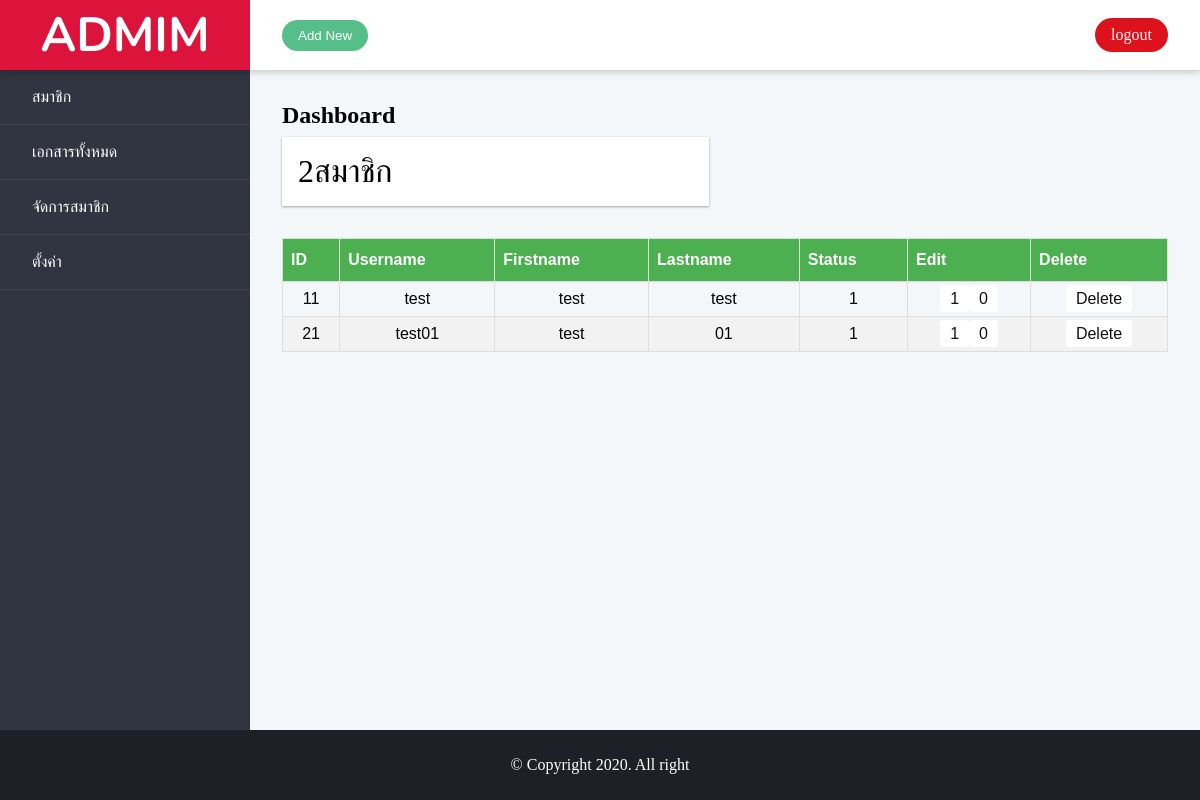
Page /admin_manage.php on the committed database.
### tables this page shows
CREATE TABLE `tb_user` (
  `id` int(11) NOT NULL,
  `username` varchar(255) NOT NULL,
  `password` varchar(255) NOT NULL,
  `firstname` varchar(255) NOT NULL,
  `lastname` varchar(255) NOT NULL,
  `regdata` timestamp NULL DEFAULT current_timestamp(),
  `status` tinyint(1) DEFAULT 0
);

### functions.php (called while the page is built, shortened)
<?php
    class DB_con {
        function __construct() {
            $conn = mysqli_connect(DB_SERVER,DB_USER,DB_PASS,DB_NAME);
            $this->dbcon = $conn;
        }
        public function fetchdata() {
            $result = mysqli_query($this->dbcon, "SELECT * FROM tb_user");
            return $result;
        }
        public function sumuser() {
        $sumuser = mysqli_query($this->dbcon,"SELECT  * from tb_user");
        return $sumuser;
    }
    }
?>

### admin_manage.php (the view, shortened to what this page needs)
<!DOCTYPE html>
<html lang="en">
<head>
    <link rel="stylesheet" href="css/style.css">
</head>
<body>
    <div class="admin">
        <header class="admin__header">
            <a href="#" class="logo">
            <h1>Admim</h1>
        </a>
            <div class="toolbar">
                <button class="btn btn--primary">Add New </button>
                <a href="admin_logout.php" class="logout">logout</a>
            </div>
        </header>
        <nav class="admin__nav">
            <ul class="menu">
                <li class="menu__item">
                    <a href="admin_index.php" class="menu__link">สมาชิก</a>
                </li>
                <li class="menu__item">
                    <a href="admin_document.php" class="menu__link">เอกสารทั้งหมด</a>
                </li>
                <li class="menu__item">
                    <a href="admin_manage.php" class="menu__link">จัดการสมาชิก</a>
                </li>
                <li class="menu__item">
                    <a href="" class="menu__link">ตั้งค่า</a>
                </li>
            </ul>
        </nav>
        <main class="admin__main">
            <h2>Dashboard</h2>
            <div class="dashboard">
                <div class="dashboard__item">
                    <div class="card">
                    <?php
                            include_once('functions.php');
                            $fetchdata = new DB_con();
                            $result = $fetchdata->sumuser();
                            echo  mysqli_num_rows($result). 'สมาชิก' ;
                    ?>
                    </div>
                </div>
                <div class="dashboard__item dashboard__item--full">
                    <table id="customers">
                        <tr>
                          <th>ID</th>
                          <th>Username</th>
                          <th>Firstname</th>
                          <th>Lastname</th>
                          <th>Status</th>
                          <th>Edit</th>
                          <th>Delete</th>
                        </tr>
                        <tbody>
                          <?php
                          include_once('functions.php');
                          $fetchdata = new DB_con();
                          $result = $fetchdata->fetchdata();
                          while($row = mysqli_fetch_array($result)) {
                      ?>
                              <tr>
                                  <td><?php echo $row['id']; ?></td>
                                  <td><?php echo $row['username']; ?></td>
                                  <td><?php echo $row['firstname']; ?></td>
                                  <td><?php echo $row['lastname']; ?></td>
                                  <td><?php echo $row['status']; ?></td>
                                  <td><a href="update_user.php?id=<?php echo $row['id'];?>" class="edit-btn">1</a><a href="update_user2.php?id=<?php echo $row['id'];?>" class="edit-btn">0</a></td>
                                  <td><a href="delete.php?del=<?php echo $row['id'];?>" class="delete-btn">Delete</a></td>
                              </tr>
                      <?php
                           }
                      ?>
                      </tbody>
                      </table>
                </div>
            </div>
        </main>
        <footer class="admin__footer">
            © Copyright 2020. All right
        </footer>
    </div>
</body>
</html>

### css/style.css (style rules this page uses)
* { margin: 0%; padding: 0; box-sizing: border-box; }
body { height: 100%; overflow: hidden; }
.admin { --spacing: 1re,; display: grid; height: 100vh; grid-template-rows:70px 1fr 70px ; grid-template-columns: 250px 1fr; grid-template-areas: "header header" "nav main" "footer footer"; }
.admin__header { display: flex; flex-basis: 100%; grid-area: header; height: 70px; background-color: white; box-shadow: 0 3px 6px rgba(0, 0, 0, 0.16); position: relative; }
.admin__nav { flex: 0 0 250px; grid-area: nav; background-color: #313541; }
.admin__main { flex: 1; grid-area: main; padding: var(--spacing); overflow-y: auto; overflow-x: hidden; -webkit-overflow-scrolling: touch; background-color: #f4f7fa; }
.admin__footer { display: flex; grid-area: footer; flex-basis: 100%; justify-content: center; align-items: center; height: 70px; padding: 0 var(--spacing); color: #fff; background-color: #1d2127; }
td { text-align: center; }
td a.edit-btn { border: 0; background: white; border-radius: 0.25rem; cursor: pointer; padding: 5px 10px; color: #111; transition: .3s ease-in-out; }
td a.delete-btn { border: 0; background: white; border-radius: 0.25rem; cursor: pointer; padding: 5px 10px; color: #111; transition: .3s ease-in-out; }
@media only screen and (min-width: 48rem) { .admin { --spacing: 2rem; } }
.dashboard { --column-count: 2; display: flex; flex-wrap: wrap; margin: 0 calc(var(--spacing) * -0.5); display: grid; grid-template-columns: repeat(var(--column-count), 1fr); grid-gap: var(--spacing); }
.dashboard__item { flex: 1 1 50%; grid-column-end: span 2; padding: calc(var(--spacing) / 2); }
.dashboard__item--full { flex-basis: 100%; grid-column: 1 / -1; }
@media only screen and (min-width: 48rem) { .dashboard { --column-count: 4; } }
a { color: #dc5a60; text-decoration: none; }
.logo { display: flex; flex: 0 0 250px; height: 70px; justify-content: center; align-items: center; position: relative; margin: 0; color: white; background-color: #DC143C; font-size: 1rem; }
.logo h1 { margin: 0; }
.toolbar { display: flex; flex: 1; justify-content: space-between; align-items: center; padding: 0 var(--spacing); }
.menu { list-style: none; padding: 0; }
.menu__item { border-bottom: 1px solid rgba(255,255,255,0.07); }
.menu__link { display: block; padding: 1rem 2rem; color: #76808f; text-decoration: none; transition: .4s; }
.card { height: 100%; padding: 1rem; font-size: 2rem; font-weight: 300; background-color: #fff; box-shadow: 0 1px 3px rgba(0, 0, 0, 0.12), 0 1px 2px rgba(0, 0, 0, 0.24); transition: all .3s cubic-bezier(0.25, 0.8, 0.25,1); }
.btn { display: inline-block; border-radius: 5em; border: 0; padding: 0.5rem 1rem; white-space: nowrap; }
.btn--primary { color: #fff; background-color: #56bf89; }
#customers { font-family: "Trebuchet MS", Arial, Helvetica, sans-serif; border-collapse: collapse; width: 100%; }
#customers td, #customers th { border: 1px solid #ddd; padding: 8px; }
#customers tr:nth-child(even) { background-color: #f2f2f2; }
#customers th { padding-top: 12px; padding-bottom: 12px; text-align: left; background-color: #4CAF50; color: white; }
.toolbar a { display: inline-block; border-radius: 5em; border: 0; padding: 0.5rem 1rem; white-space: nowrap; color: #fff; background-color: #dd121c; }
h2 { margin-bottom: 0.5rem; }
h1 { font-family: "Nunito", sans-serif; font-size: 48px; font-weight: 700; line-height: 56px; text-transform: uppercase; }
.menu__item a { color: white; font-family: "Nunito", sans-serif; }

### admin_manage.php (style rules this page uses)
.edit-btn { border: 0; background: blue; border-radius: 0.25rem; cursor: pointer; padding: 10px 10px; color: #fff; }

### rows in the picture
tb_user: id "11", username "test", firstname "test", lastname "test", status "1"
tb_user: id "21", username "test01", firstname "test", lastname "01", status "1"

### other values in the picture
mysqli_num_rows($result) "2"
